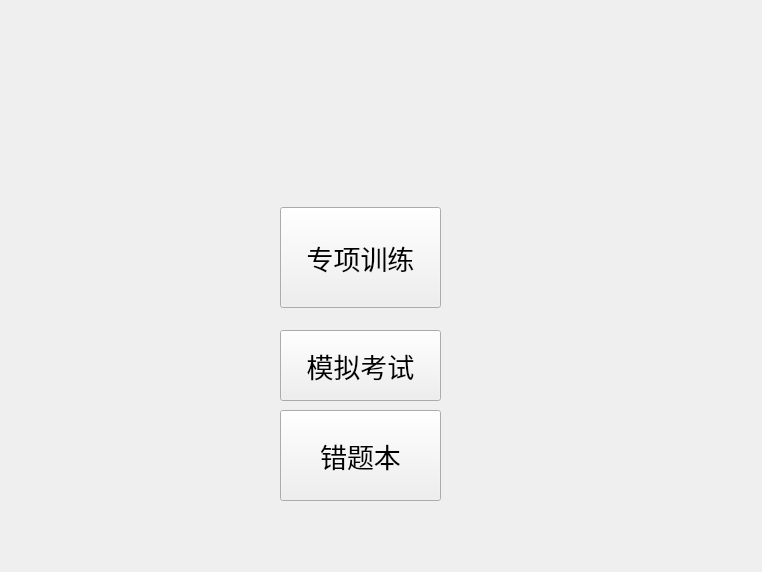
<?xml version="1.0" encoding="UTF-8"?>
<ui version="4.0">
 <class>main_widget</class>
 <widget class="QWidget" name="main_widget">
  <property name="geometry">
   <rect>
    <x>0</x>
    <y>0</y>
    <width>762</width>
    <height>572</height>
   </rect>
  </property>
  <property name="windowTitle">
   <string>Form</string>
  </property>
  <widget class="QPushButton" name="pushButton_hone">
   <property name="geometry">
    <rect>
     <x>280</x>
     <y>207</y>
     <width>161</width>
     <height>101</height>
    </rect>
   </property>
   <property name="font">
    <font>
     <pointsize>20</pointsize>
    </font>
   </property>
   <property name="text">
    <string>专项训练</string>
   </property>
  </widget>
  <widget class="QPushButton" name="pushButton_test">
   <property name="geometry">
    <rect>
     <x>280</x>
     <y>330</y>
     <width>161</width>
     <height>71</height>
    </rect>
   </property>
   <property name="font">
    <font>
     <pointsize>20</pointsize>
    </font>
   </property>
   <property name="text">
    <string>模拟考试</string>
   </property>
  </widget>
  <widget class="QPushButton" name="pushButton_error">
   <property name="geometry">
    <rect>
     <x>280</x>
     <y>410</y>
     <width>161</width>
     <height>91</height>
    </rect>
   </property>
   <property name="font">
    <font>
     <pointsize>20</pointsize>
    </font>
   </property>
   <property name="text">
    <string>错题本</string>
   </property>
  </widget>
 </widget>
 <resources/>
 <connections/>
</ui>
